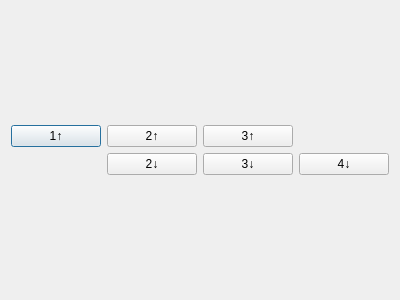
<?xml version="1.0" encoding="UTF-8"?>
<ui version="4.0">
 <class>BuildingInterface</class>
 <widget class="QDialog" name="BuildingInterface">
  <property name="geometry">
   <rect>
    <x>0</x>
    <y>0</y>
    <width>400</width>
    <height>300</height>
   </rect>
  </property>
  <property name="windowTitle">
   <string>BuildingInterface</string>
  </property>
  <layout class="QVBoxLayout" name="verticalLayout">
   <item>
    <layout class="QGridLayout" name="gridLayout">
     <item row="0" column="0">
      <widget class="QPushButton" name="Floor1UpButton">
       <property name="text">
        <string>1↑</string>
       </property>
      </widget>
     </item>
     <item row="0" column="1">
      <widget class="QPushButton" name="Floor2UpButton">
       <property name="text">
        <string>2↑</string>
       </property>
      </widget>
     </item>
     <item row="1" column="1">
      <widget class="QPushButton" name="Floor2DownButton">
       <property name="text">
        <string>2↓</string>
       </property>
      </widget>
     </item>
     <item row="1" column="2">
      <widget class="QPushButton" name="Floor3DownButton">
       <property name="text">
        <string>3↓</string>
       </property>
      </widget>
     </item>
     <item row="0" column="2">
      <widget class="QPushButton" name="Floor3UpButton">
       <property name="text">
        <string>3↑</string>
       </property>
      </widget>
     </item>
     <item row="1" column="3">
      <widget class="QPushButton" name="Floor4DownButton">
       <property name="text">
        <string>4↓</string>
       </property>
      </widget>
     </item>
    </layout>
   </item>
  </layout>
 </widget>
 <layoutdefault spacing="6" margin="11"/>
 <resources/>
 <connections/>
</ui>
